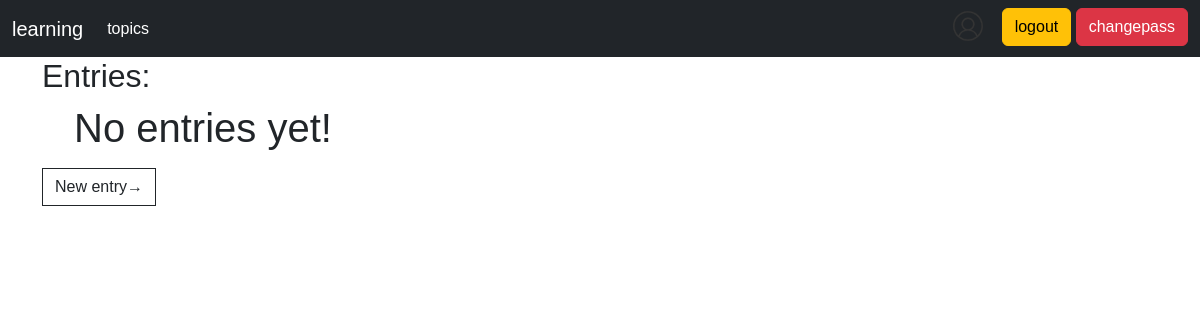
/topics/11/ (signed in), run on an earlier commit of the app's database.
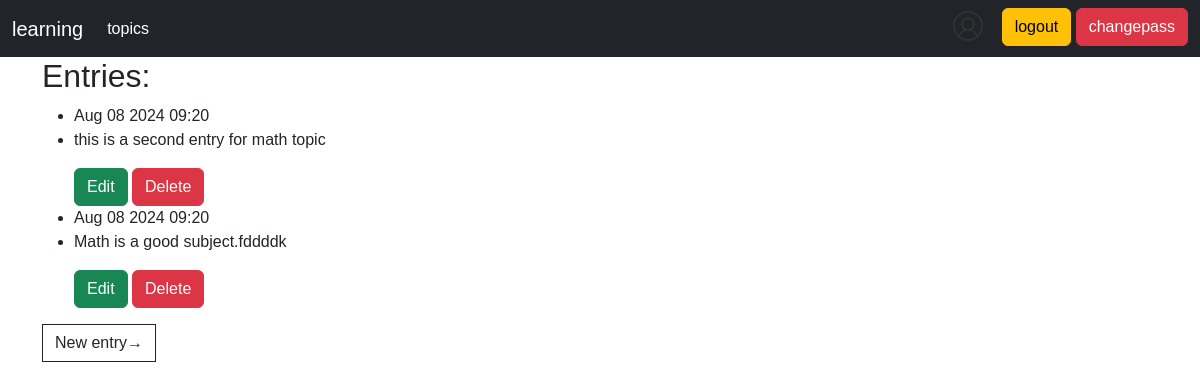
And on a later commit of the database.
### learning_logs/models.py (models this page shows, shortened)
class Entry(models.Model):
    topic = models.ForeignKey(Topic, on_delete=models.CASCADE)
    text = models.TextField()
    date_added = models.DateTimeField(auto_now_add=True)
    class Meta:
        verbose_name_plural = "entries"

### learning_logs/views.py (the view)
# urls.py: path('topics/<int:topic_id>/', views.topic, name="topic"),
@login_required
def topic(request, topic_id):
    topic = get_object_or_404(Topic, id=topic_id)
    if topic.owner != request.user:
        raise Http404
    entries = topic.entry_set.order_by('-date_added')
    context = {'topic': topic, 'entries': entries}
    return render(request, 'learning_logs/topic.html', context)

### learning_logs/templates/learning_logs/topic.html (shortened to what this page needs)
{% extends 'learning_logs/base.html' %}
{% load static %}
{% block content %}
<h2>Entries:</h2>
<ul>
    {% for entry in entries %}
        <li>{{ entry.date_added | date:'M d Y H:i'}}</li>
        <li>{{ entry.text | linebreaks }}</li>
        <a class="btn btn-success" href="{% url 'learning_logs:edit_entry' entry.id %}">Edit</a>
        <a class="btn btn-danger" href="{% url 'learning_logs:delete_entry' entry.id %}">Delete</a>
    {% empty %}
        <h1>No entries yet!</h1>
    {% endfor %}
</ul>
<a class="btn btn-outline-dark" href="{% url 'learning_logs:new_entry' topic.id %}">New entry&#x2192;</a>
{% endblock content %}

### learning_logs/templates/learning_logs/base.html (shortened to what this page needs)
{% load static %}
<!doctype html>
<html lang="en">
  <head>
    <link href="https://cdn.jsdelivr.net/npm/bootstrap@5.3.3/dist/css/bootstrap.min.css" rel="stylesheet">
    <link rel="stylesheet" href="{% static 'css/style.css' %}">
  </head>
  <body>
    <nav class="navbar navbar-expand-lg navbar-dark bg-dark">
        <div class="container-fluid">
          <a class="navbar-brand" href="{% url 'learning_logs:index' %}">learning</a>
          <div class="collapse navbar-collapse" id="navbarSupportedContent">
            <ul class="navbar-nav me-auto mb-2 mb-lg-0">
              <li class="nav-item">
                <a class="nav-link active" aria-current="page" href="{% url 'learning_logs:topics' %}">topics</a>
              </li>
            </ul>
            <div class="form-inline my-2 my-lg-0">
                {% if user.is_authenticated %}
                  <h5 style="display: inline-block;color: white;margin-right: 4px;">
                    <img id="user-icon" src="{% static 'images/user.svg' %}" alt="user icon" data-username="{{ user.username }}">
                  </h5>
                  <a class="btn btn-warning" href="{% url 'auth_app:logout' %}">logout</a>
                  <a class="btn btn-danger" href="{% url 'auth_app:changepassword' %}">changepass</a>
                {% else %}
                  <a class="btn btn-warning" href="{% url 'auth_app:login' %}">login</a>
                {% endif %}
            </div>
          </div>
        </div>
      </nav>
    <div class="container">
        {% block content %}
        {% endblock content %}
    </div>
  </body>
</html>

### static/css/style.css (style rules this page uses)
* { box-sizing: border-box; margin: 0; padding: 0; font-family: Arial, sans-serif; }
#user-icon { margin-right:10px; cursor: pointer; }
.btn-outline-dark { border-radius: 0; }

What changed in the data, as far as the page shows it:
added Entry: date_added "Aug 08 2024 09:20", text "this is a second entry for math topic"
added Entry: date_added "Aug 08 2024 09:20", text "Math is a good subject.fddddk"
Also different on the page:
text no longer shown: "No entries yet!"
